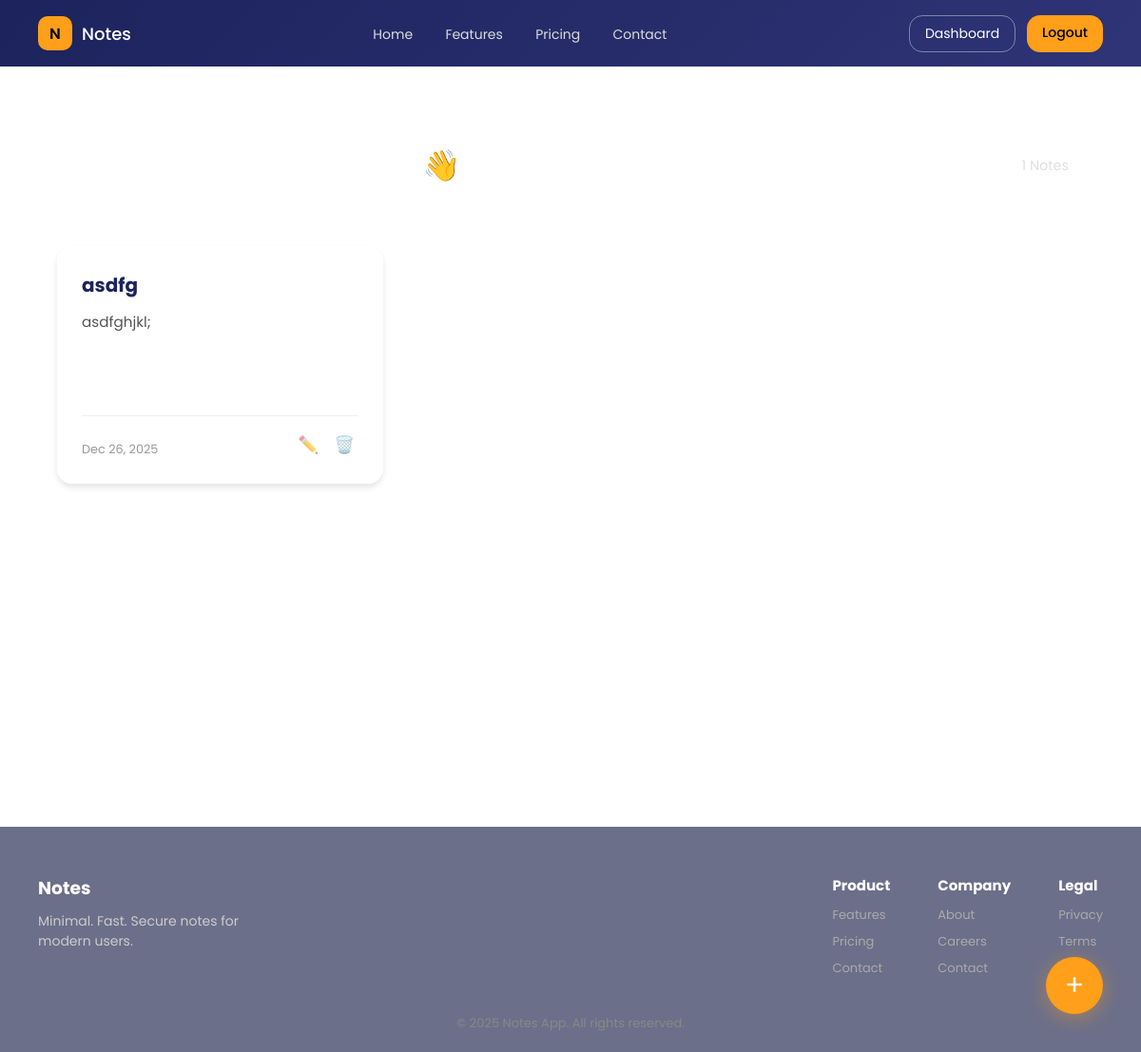
The page /dashboard (signed in) on the database its author committed.
### models.py (models this page shows)
class Note(db.Model):
    id = db.Column(db.Integer, primary_key=True)
    title = db.Column(db.String(150), nullable=False)
    content = db.Column(db.Text, nullable=False)
    date = db.Column(db.DateTime, default=datetime.utcnow)
    user_id = db.Column(db.Integer, db.ForeignKey('user.id'), nullable=False)

### app.py (the view)
@app.route("/dashboard")
@login_required
def dashboard():
    all_notes = Note.query.filter_by(user_id=current_user.id).all()
    return render_template("dashboard.html", name=current_user.name, notes=all_notes)

### app.py (called while the page is built)
@login_manager.user_loader
def load_user(user_id):
    return User.query.get(int(user_id))

### templates/dashboard.html (shortened to what this page needs)
{% extends "base.html" %}
{% block extra_css %}
<link rel="stylesheet" href="{{ url_for('static', filename='dashboard.css') }}">
{% endblock %}
{% block content %}
<div class="dashboard-container">
    <div class="dashboard-header">
        <h1>Welcome back, {{ name }} 👋</h1>
        <span class="stats-badge">{{ notes|length }} Notes</span>
    </div>
    <div class="notes-grid">
        {% for note in notes %}
        <div class="note-card">
            <h3>{{ note.title }}</h3>
            <div class="note-excerpt">
                {{ note.content }}
            </div>
            <div class="card-footer">
                <span class="note-date">{{ note.date.strftime('%b %d, %Y') }}</span>
                <div class="card-actions">
                    <a href="{{ url_for('update_note', id=note.id) }}" class="action-btn" title="Edit">✏️</a>
                    <a href="{{ url_for('delete_note', id=note.id) }}" class="action-btn delete" onclick="return confirm('Delete this note?')" title="Delete">🗑️</a>
                </div>
            </div>
        </div>
        {% else %}
        <div class="no-notes">
            <h3>No notes yet</h3>
            <p>Capture your first idea and watch it grow.</p>
        </div>
        {% endfor %}
    </div>
    <a href="{{ url_for('add_note') }}" class="fab" title="Create New Note">+</a>
</div>
{% endblock %}

### static/base.css (style rules this page uses)
* { margin: 0; padding: 0; box-sizing: border-box; font-family: "Poppins", sans-serif; }
body { background: url('https://i.postimg.cc/PqCwH1nY/Preview.jpg') no-repeat center center fixed; background-size: cover; color: #1c1c1c; }
.dashboard-container { max-width: 1200px; margin: 0 auto; }
.dashboard-header { display: flex; justify-content: space-between; align-items: center; margin-bottom: 30px; color: #fff; }
.notes-grid { display: grid; grid-template-columns: repeat(auto-fill, minmax(300px, 1fr)); gap: 20px; }
.note-card { background: rgba(255, 255, 255, 0.9); padding: 20px; border-radius: 16px; box-shadow: 0 4px 6px rgba(0,0,0,0.1); transition: transform 0.2s; position: relative; }
.note-card h3 { margin-bottom: 10px; font-size: 18px; color: #1d235c; }
.note-date { display: block; font-size: 12px; color: #888; margin-top: 10px; }

### static/dashboard.css (style rules this page uses)
.dashboard-container { max-width: 1200px; margin: 40px auto; padding: 0 20px; min-height: 80vh; }
.dashboard-header { display: flex; justify-content: space-between; align-items: center; margin-bottom: 40px; padding-bottom: 20px; border-bottom: 1px solid rgba(255,255,255,0.2); }
.dashboard-header h1 { color: #fff; font-size: 2rem; font-weight: 600; }
.stats-badge { background: rgba(255, 255, 255, 0.1); padding: 8px 16px; border-radius: 20px; font-size: 0.9rem; color: #e0e0e0; backdrop-filter: blur(5px); }
.notes-grid { display: grid; grid-template-columns: repeat(auto-fill, minmax(280px, 1fr)); gap: 25px; }
.note-card { background: rgba(255, 255, 255, 0.9); border-radius: 16px; padding: 25px; height: 250px; display: flex; flex-direction: column; transition: all 0.3s ease; border: 1px solid rgba(255,255,255,0.5); position: relative; overflow: hidden; text-decoration: none; }
.note-card h3 { font-size: 1.25rem; color: #1d235c; margin-bottom: 12px; white-space: nowrap; overflow: hidden; text-overflow: ellipsis; }
.note-excerpt { color: #555; font-size: 0.95rem; line-height: 1.6; flex-grow: 1; overflow: hidden; display: -webkit-box; -webkit-line-clamp: 5; line-clamp: 5; -webkit-box-orient: vertical; margin-bottom: 20px; }
.card-footer { display: flex; justify-content: space-between; align-items: center; margin-top: auto; padding-top: 15px; border-top: 1px solid #f0f0f0; }
.note-date { font-size: 0.8rem; color: #999; }
.card-actions { display: flex; gap: 8px; opacity: 0.6; transition: opacity 0.2s; }
.action-btn { text-decoration: none; width: 30px; height: 30px; display: flex; align-items: center; justify-content: center; border-radius: 50%; transition: background 0.2s; font-size: 1.1rem; }
.fab { position: fixed; bottom: 40px; right: 40px; width: 60px; height: 60px; background: #ff9f1a; border-radius: 50%; display: flex; align-items: center; justify-content: center; color: #fff; font-size: 30px; box-shadow: 0 4px 20px rgba(255, 159, 26, 0.4); text-decoration: none; transition: all 0.3s cubic-bezier(0.175, 0.885, 0.32, 1.275); z-index: 100; }

### rows shown on the page
Note: title "asdfg", content "asdfghjkl;", date "Dec 26, 2025"

### other values the page prints
{{ notes|length }} "1"
